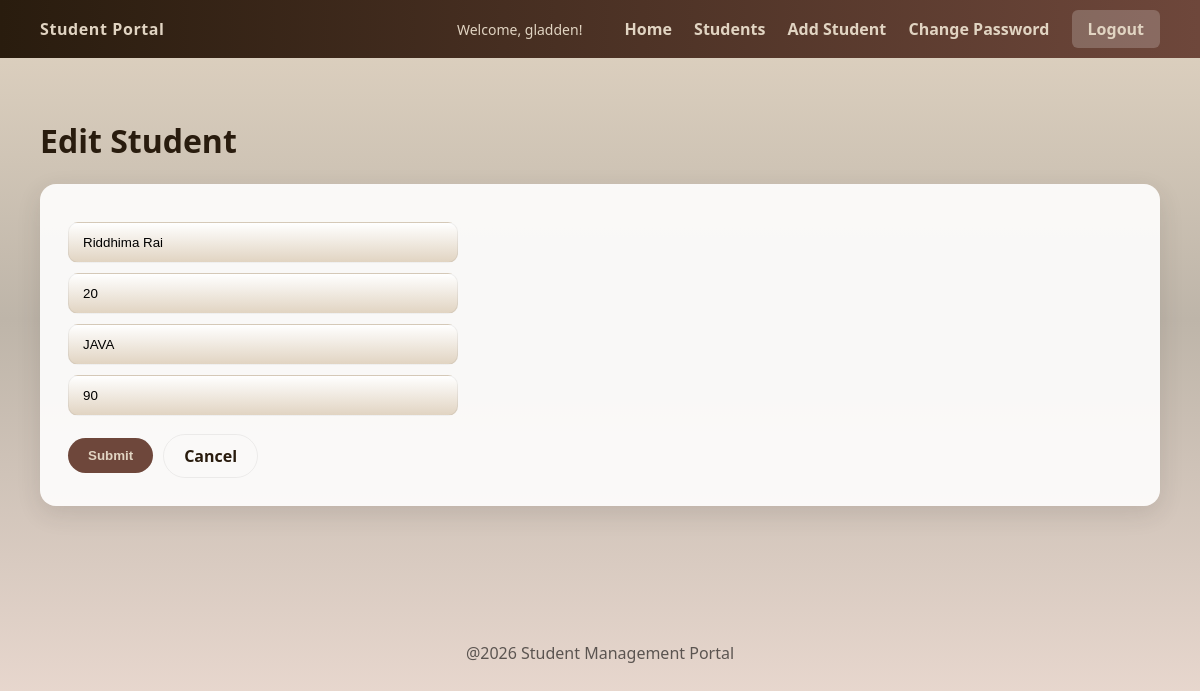
The app's page /edit/11 (signed in) with its own data.
### students/models.py (models this page shows, shortened)
class Student(models.Model):
    name = models.CharField(max_length=100)
    course = models.CharField(max_length=100)
    marks = models.IntegerField(validators=[MinValueValidator(0), MaxValueValidator(100)])
    age = models.IntegerField(default=18)

### students/views.py (the view, shortened to what this page needs)
# urls.py: path('edit/<int:id>', views.edit_student, name='edit_student'),
@login_required(login_url='login')
def edit_student(request,id):
    student = get_object_or_404(Student, id=id)
    return render(request, 'edit_student.html', {'student': student})

### students/templates/edit_student.html (shortened to what this page needs)
{% extends 'base.html'%}
{% block content %}
<h1>Edit Student</h1>
<div class="card">
    <form method="post" class="form">
        <input type="text" name="name" placeholder="Student Name" value="{{student.name}}" required>
        <input type="number" name="age" placeholder="Age" value="{{student.age}}" required>
        <input type="text" name="course" placeholder="Course" value="{{student.course}}" required>
        <input type="number" name="marks" placeholder="Marks" value="{{student.marks}}" required>
        <div style="display:flex; gap:10px; align-items:center;">
            <button class="btn">Submit</button>
            <a class="btn secondary" href="{% url 'students' %}">Cancel</a>
        </div>
    </form>
</div>
{% endblock %}

### students/templates/base.html (shortened to what this page needs)
{% load static %}
<!DOCTYPE html>
<html>
    <head>
        <link rel="stylesheet" href="{%static 'css/style.css'%}">
    </head>
    <body>
        <header class="navbar">
            <div class="logo">Student Portal</div>
            <nav>
                {% if user.is_authenticated %}
                    <span class="user-greeting">Welcome, {{ user.username }}!</span>
                    <a href="{% url 'home' %}">Home</a>
                    <a href="{% url 'students' %}">Students</a>
                    <a href="{% url 'add_student' %}">Add Student</a>
                    <a href="{% url 'change_password' %}">Change Password</a>
                    <a href="{% url 'logout' %}" class="btn-logout">Logout</a>
                {% else %}
                    <a href="{% url 'login' %}">Login</a>
                    <a href="{% url 'register' %}">Register</a>
                {% endif %}
            </nav>
        </header>
        <div class="container">
            {% block content %}
            {% endblock %}
        </div>
        <footer class="footer">
            <p>@2026 Student Management Portal</p>
        </footer>
    </body>
</html>

### students/static/css/style.css (style rules this page uses)
:root { --brown-dark: #291C0E; --brown: #6E473B; --tan: #A78D78; --beige: #BEB5A9; --cream: #E1D4C2; --muted-text: rgba(0,0,0,0.6); }
body { margin:0; font-family: 'Segoe UI', Tahoma, Geneva, Verdana, sans-serif; background: linear-gradient(180deg, var(--cream) 0%, var(--beige) 45%, #E9D8CF 100%); color:var(--brown-dark); }
.navbar { background: linear-gradient(90deg, var(--brown-dark), var(--brown)); color:var(--cream); display:flex; justify-content:space-between; align-items:center; padding:18px 40px; }
.navbar .logo { font-weight:700; letter-spacing:0.6px; color:var(--cream); }
.navbar a { color:var(--cream); margin-left:18px; text-decoration:none; font-weight:600; }
.container { padding:40px; }
.card { background: rgba(255,255,255,0.9); padding:28px; border-radius:16px; box-shadow: 0 8px 24px rgba(46, 41, 38, 0.12); margin-bottom:20px; }
.btn { display:inline-block; margin-top:8px; padding:10px 20px; background:var(--brown); color:var(--cream); border:none; border-radius:24px; text-decoration:none; cursor:pointer; font-weight:600; }
.btn.secondary { background:transparent; color:var(--brown-dark); border:1px solid rgba(0,0,0,0.06); }
.form input { display:block; width:100%; max-width:360px; padding:12px 14px; margin:10px 0; border-radius:10px; border:1px solid rgba(0,0,0,0.06); background:linear-gradient(180deg, #fff, var(--cream)); }
.footer { text-align:center; background:transparent; color:var(--muted-text); padding:30px 10px; margin-top:30px; }
.user-greeting { color: var(--cream); margin-right: 20px; font-weight: 500; font-size: 14px; }
.btn-logout { background: rgba(255, 255, 255, 0.2) !important; padding: 8px 16px !important; border-radius: 6px !important; transition: background 0.2s; }

### records on screen
Student: name "Riddhima Rai", age "20", course "JAVA", marks "90"

### other values on screen
{{ user.username }} "gladden"
